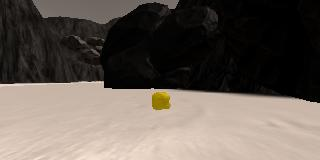
#> input picture images/calibration_images/example_rock1.jpg, 320 x 160 px
$ jupyter execute --allow-errors rover_project_test_notebook.ipynb   (shell and % lines are left out)   (older library calls are emulated)
#> lines starting #> are read from the running program, lines starting #| are printed output that depends on the picture; after the words box and inside, x2 and y2 are one past the last pixel; in counts of white or black regions, pixels touching at a corner belong together
#> further down, example_rock is the input picture: shape (160, 320, 3); mean R, G, B 102.3, 93, 85.2
# Rover Project Test Notebook

This notebook contains the functions to run `perception.py` and demonstrates the product that will be displayed in the simulator.

**The code below will highlight the markdown cells:**

**Importing relevant modules:**

[cell 1]
import cv2 # OpenCV for perspective transform
import numpy as np
import matplotlib.image as mpimg
import matplotlib.pyplot as plt
import scipy.misc # For saving images as needed
import glob  # For reading in a list of images from a folder
import imageio
#> (the rest of this cell did not finish here and is left out)

## Quick Look at the Data

The following are example of the image data provided from Udacity and from personal recording in the simulator.

[cell 2]
udacity_path = '../test-dataset/udacity-provided/IMG/*'
personal_path = '../test-dataset/IMG/*'

udacity_img_list = glob.glob(udacity_path)
personal_img_list = glob.glob(personal_path)

# Grab random images and display them
#> (the rest of this cell did not finish here and is left out)

## Color Thresholding

The followings are functions to identify navigable terrain, obstacles, and sample rocks.

[cell 3]
# Identify pixel above threshold
# Threshold of RGB > 160 does a good work to identify navigable terrain
def navigable_threshold(img, rgb_thresh=(160,160,160)):
    # Create an array of zeros with the same size as the image
    # but just a single channel
#> called with rgb_thresh = (160, 160, 160)
    navigable = np.zeros_like(img[:,:,0])

    # Create a boolean array with value of "True" when threshold is met
    above_threshold = (img[:,:,0] > rgb_thresh[0]) \
                    & (img[:,:,1] > rgb_thresh[1]) \
                    & (img[:,:,2] > rgb_thresh[2]) \
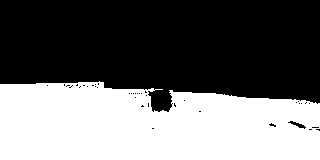
#> above_threshold: shape (160, 320) bool; 42.3% white; 1 white region, box (x1, y1, x2, y2) and area: (0, 81, 320, 160) 21644

    # Index the array of zero with the boolean array and set to 1
    navigable[above_threshold] = 1
    # Return the single-channel binary image
    return navigable

# Invert binary navigable terrain into obstacles binary image
def to_obstacle(img):
    # Create an array of zeros with the same size as the image
    obstacle = np.zeros_like(img)

    # Create a boolean array with value of "True" when pixel is not navigable
    is_obstacle = img == 0

    # Index the array of zero with the boolean array and set to 1
    obstacle[is_obstacle] = 1
    # Return the single-channel binary image
    return obstacle

# Identify pixel of sample rock
# Threshold of (170,120,0) <= RGB <= (230,180,60) as suggested in the review to avoid false positives
def sample_rock_threshold(img, low_thresh=(170, 120, 0), high_thresh=(230, 180, 60)):
    # Create an array of zeros same xy size as img, but single channel
#> called with low_thresh = (170, 120, 0), high_thresh = (230, 180, 60)
    rock = np.zeros_like(img[:,:,0])

    # Create a boolean array with value of "True" when threshold is met
    within_threshold = ((img[:,:,0] >= low_thresh[0]) & (img[:,:,0] <= high_thresh[0] )) \
                    & ((img[:,:,1] >= low_thresh[1]) & (img[:,:,1] <= high_thresh[1] )) \
                    & ((img[:,:,2] >= low_thresh[2]) & (img[:,:,2] <= high_thresh[2] ))
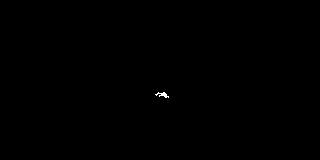
#> within_threshold: shape (160, 320) bool; 0.08% white in thin lines or dots, all inside (x1, y1, x2, y2) = (155, 92, 169, 98)

    # Index the array of zeros with the boolean array and set to 1
    rock[within_threshold] = 1
    # Return the binary image
    return rock

[cell 4]
# Image of example sample rock
example_rock_path = '../images/calibration_images/example_rock1.jpg'
example_rock = mpimg.imread(example_rock_path)

example_navigable = navigable_threshold(example_rock)
example_obstacle = to_obstacle(example_navigable)
example_rock_threshold = sample_rock_threshold(example_rock)


# Showing the products of color thresholding for navigable terrain, obstacles, and sample rocks
fig = plt.figure(figsize=(12,7))
plt.subplot(2,2,1)
plt.imshow(example_rock)
plt.title('Example Rock', fontsize=20)
plt.subplot(2,2,2)
plt.imshow(example_navigable, cmap='gray')
plt.title('Navigable Terrain', fontsize=20)
plt.subplot(2,2,3)
plt.imshow(example_obstacle, cmap='gray')
plt.title('Obstacles', fontsize=20)
plt.subplot(2,2,4)
plt.imshow(example_rock_threshold, cmap='gray')
plt.title('Sample Rock', fontsize=20)
plt.show()
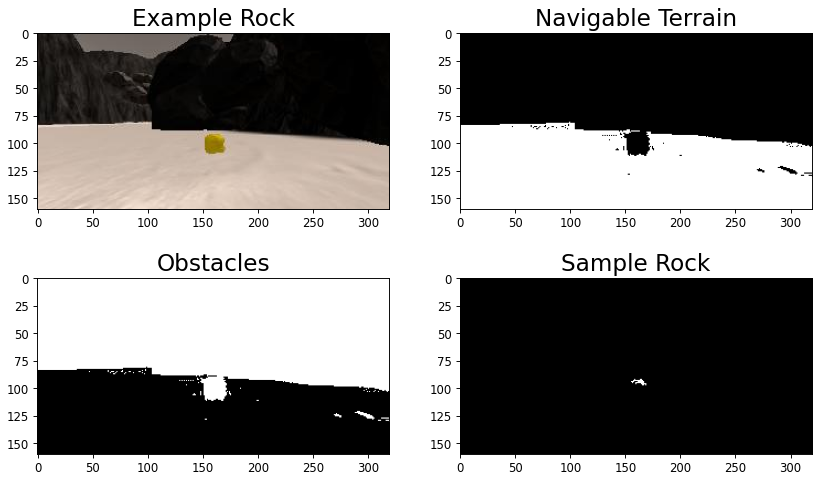
#> figure drawn by matplotlib, 4 panels

## Calibration Data
Read in and display example grid calibration image for perspective transform.

[cell 5]
# Uncomment the code below to display interactive interface to obtain
# pixel position and RGB information
#%matplotlib notebook

example_grid_path = '../images/calibration_images/example_grid1.jpg'
example_grid = mpimg.imread(example_grid_path)
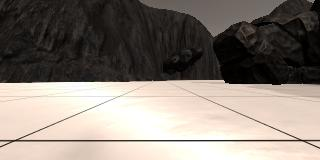
#> input picture images/calibration_images/example_grid1.jpg, 320 x 160 px
#> example_grid is the input picture: shape (160, 320, 3); mean R, G, B 135.1, 126.3, 118.3

plt.imshow(example_grid)
plt.show()

## Perspective Transform
Define the perspective transform function with its pixel and destination source.

[cell 6]
# Define a function to perform perspective transform
# [9 lines left out: function perspect_transform, not called in this run]

# Define calibration box in source (actual) and destination (desired) coordinates
# These source and destination points are defined to warp the image
# to a grid where each 10x10 pixel square represents 1 square meter
# The destination box will be 2*dst_size on each side
dst_size = 5
bottom_offset = 6
source = np.float32([[14, 140], [301 ,140],[200, 96], [118, 96]])
#> (the rest of this cell did not finish here and is left out)

[cell 7]
navigable_example_grid = navigable_threshold(example_grid)
#> call 2 of navigable_threshold, with rgb_thresh = (160, 160, 160)
#> in navigable_threshold (call 2), `above_threshold = (img[:,:,0] > rgb_thresh[0]) \ & (img[:,:,1] > rgb_t..`:
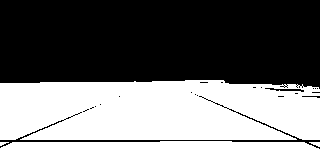
#> above_threshold: shape (160, 320) bool; 46.5% white; 4 white regions, box (x1, y1, x2, y2) and area: (0, 80, 320, 140) 17996, (0, 141, 320, 160) 5734, (309, 142, 320, 147) 33, (0, 142, 9, 146) 21
